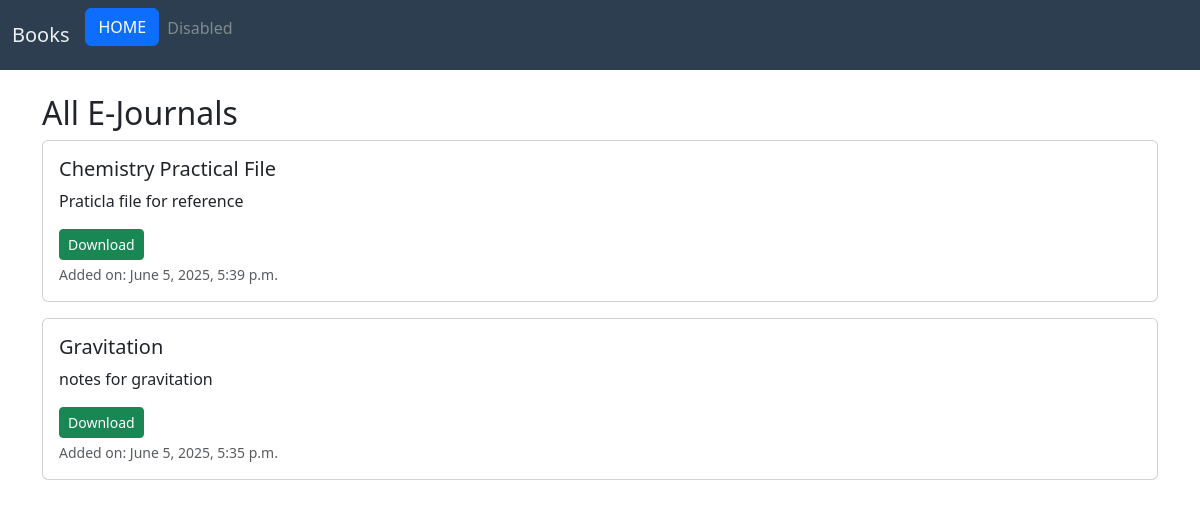
The page /library/ejournals/ (signed in) on the database its author committed.
### libr/models.py (models this page shows, shortened)
class EJournal(models.Model):
    title = models.CharField(max_length=200)
    description = models.TextField(blank=True)
    upload = models.FileField(upload_to='ejournals/')
    link = models.URLField(blank=True)
    added_on = models.DateTimeField(auto_now_add=True)

### libr/views.py (the view)
# urls.py: path('ejournals/', views.ejournal_list, name='ejournal_list'),
@login_required
def ejournal_list(request):
    journals = EJournal.objects.all().order_by('-added_on')
    if hasattr(request.user, 'student'):
        dashboard_url = 'student_dashboard'
    elif hasattr(request.user, 'teacher'):
        dashboard_url = 'teacher_dashboard'
    elif request.user.is_superuser:
        dashboard_url = 'admin_dashboard'
    else:
        dashboard_url = 'home'  # fallback in case user type not identified
    return render(request, 'libr/ejournal_list.html', {'journals': journals,"dashboard_url": dashboard_url})

### libr/templates/libr/ejournal_list.html (shortened to what this page needs)
<!doctype html>
<html lang="en">
  <head>
    <link href="https://cdn.jsdelivr.net/npm/bootstrap@5.3.6/dist/css/bootstrap.min.css" rel="stylesheet">
  </head>
  <body>
    <nav class="navbar navbar-expand-lg">
  <div class="container-fluid">
    <a class="navbar-brand" href="#">Books</a>
    <div class="collapse navbar-collapse" id="navbarSupportedContent">
      <ul class="navbar-nav me-auto mb-2 mb-lg-0">
        <li class="nav-item">
          <a href="{% url dashboard_url %}" class="btn btn-primary mb-3">HOME</a>
        </li>
        <li class="nav-item">
          <a class="nav-link disabled" aria-disabled="true">Disabled</a>
        </li>
      </ul>
    </div>
  </div>
</nav>
<div class="container mt-4">
  <h2>All E-Journals</h2>
  {% for j in journals %}
    <div class="card mb-3">
      <div class="card-body">
        <h5 class="card-title">{{ j.title }}</h5>
        <p class="card-text">{{ j.description }}</p>
        <a href="{{ j.upload.url }}" class="btn btn-sm btn-success" target="_blank">Download</a>
        <small class="text-muted d-block mt-1">Added on: {{ j.added_on }}</small>
      </div>
    </div>
  {% empty %}
    <p>No e-journals available.</p>
  {% endfor %}
</div>
  </body>
</html>

### libr/templates/libr/ejournal_list.html (style rules this page uses)
.navbar { background-color: #2c3e50; }
.navbar .navbar-brand, .navbar .nav-link { color: #ecf0f1; }
.nav-link.disabled { color: #7f8c8d; }

### rows shown on the page
EJournal: title "Chemistry Practical File", description "Praticla file for reference", added_on "June 5, 2025, 5:39 p.m."
EJournal: title "Gravitation", description "notes for gravitation", added_on "June 5, 2025, 5:35 p.m."
